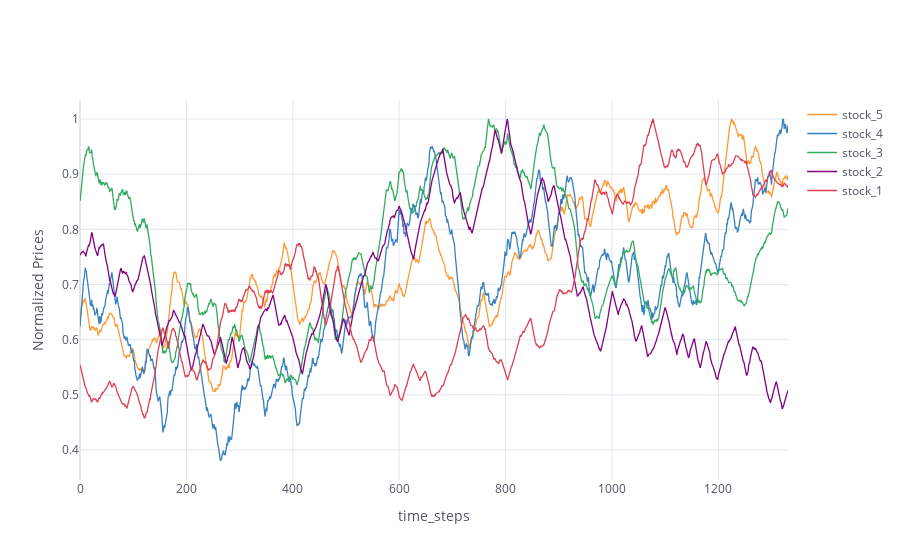

Notebook code cell kept with this figure:
### Code cell
cf.go_offline()
cf.set_config_file(world_readable=True, theme="white")

buffer = SimulatedStockBuffer.objects.select_related("stock").order_by("captured_at").all()

price_variations = {}
for snapshot in buffer:
    if snapshot.stock.name not in price_variations:
        price_variations[snapshot.stock.name] = []
    price_variations[snapshot.stock.name].append(snapshot.price_snapshot)

# print(price_variations)
for stck_name in price_variations:
    price_snaps = price_variations[stck_name]
    price_array = np.array(price_snaps)
    max_price = max(price_array)
    normalized_snaps = price_array/max_price
    price_variations[stck_name] = normalized_snaps

    

stock_names = list(price_variations.keys())


# print(price_variations)
df_regret_comparisons = pd.DataFrame(price_variations)
df_regret_comparisons.iplot(
    xTitle='time_steps',
    yTitle='Normalized Prices'
)

### Figure 1 — Plotly figure (JSON) as saved in the notebook; plotly's stock layout.template omitted (floating-point values rounded to 4 significant figures; data arrays with more than 128 entries replaced by an {"elided": "..."} marker saying what was removed)
{"data": [{"line": {"color": "rgba(255, 153, 51, 1.0)", "dash": "solid", "shape": "linear", "width": 1.3}, "mode": "lines", "name": "stock_5", "text": "", "type": "scatter", "x": {"elided": "1332 int values"}, "y": {"elided": "1332 float values"}}, {"line": {"color": "rgba(55, 128, 191, 1.0)", "dash": "solid", "shape": "linear", "width": 1.3}, "mode": "lines", "name": "stock_4", "text": "", "type": "scatter", "x": {"elided": "1332 int values"}, "y": {"elided": "1332 float values"}}, {"line": {"color": "rgba(50, 171, 96, 1.0)", "dash": "solid", "shape": "linear", "width": 1.3}, "mode": "lines", "name": "stock_3", "text": "", "type": "scatter", "x": {"elided": "1332 int values"}, "y": {"elided": "1332 float values"}}, {"line": {"color": "rgba(128, 0, 128, 1.0)", "dash": "solid", "shape": "linear", "width": 1.3}, "mode": "lines", "name": "stock_2", "text": "", "type": "scatter", "x": {"elided": "1332 int values"}, "y": {"elided": "1332 float values"}}, {"line": {"color": "rgba(219, 64, 82, 1.0)", "dash": "solid", "shape": "linear", "width": 1.3}, "mode": "lines", "name": "stock_1", "text": "", "type": "scatter", "x": {"elided": "1332 int values"}, "y": {"elided": "1332 float values"}}], "layout": {"legend": {"bgcolor": "#FFFFFF", "font": {"color": "#4D5663"}}, "paper_bgcolor": "#FFFFFF", "plot_bgcolor": "#FFFFFF", "title": {"font": {"color": "#4D5663"}}, "xaxis": {"gridcolor": "#E1E5ED", "showgrid": true, "tickfont": {"color": "#4D5663"}, "title": {"font": {"color": "#4D5663"}, "text": "time_steps"}, "zerolinecolor": "#E1E5ED"}, "yaxis": {"gridcolor": "#E1E5ED", "showgrid": true, "tickfont": {"color": "#4D5663"}, "title": {"font": {"color": "#4D5663"}, "text": "Normalized Prices"}, "zerolinecolor": "#E1E5ED"}}}
